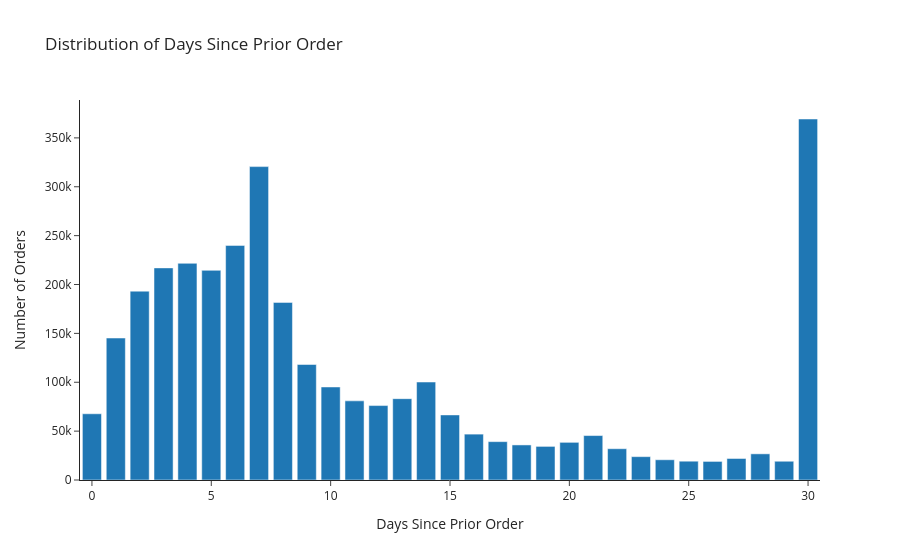

Notebook code cell kept with this figure:
### Markdown cell above
The `days_since_prior_order` column records the gap between a customer's
current order and their previous one. Plotting its distribution reveals the
**cadence** of shopping behaviour. We drop the `NaN` values that correspond
to each user's very first order.

### Code cell
# Count orders for each gap of 0 to 30 days; first orders (NaN) are dropped.
# Plotting the 31 counts keeps the figure small (the raw column has 3.2 million values).
days_counts = (
    orders["days_since_prior_order"]
    .dropna()
    .astype(int)
    .value_counts()
    .sort_index()
    .reset_index()
)
days_counts.columns = ["Days Since Prior Order", "Number of Orders"]

fig = px.bar(
    days_counts,
    x="Days Since Prior Order",
    y="Number of Orders",
    title="Distribution of Days Since Prior Order",
)
fig.show()

### Figure 1 — Plotly figure (JSON) as saved in the notebook; plotly's stock layout.template omitted (floating-point values rounded to 4 significant figures)
{"data": [{"hovertemplate": "Days Since Prior Order=%{x}<br>Number of Orders=%{y}<extra></extra>", "legendgroup": "", "marker": {"color": "#1F77B4", "pattern": {"shape": ""}}, "name": "", "orientation": "v", "showlegend": false, "textposition": "auto", "type": "bar", "x": [0, 1, 2, 3, 4, 5, 6, 7, 8, 9, 10, 11, 12, 13, 14, 15, 16, 17, 18, 19, 20, 21, 22, 23, 24, 25, 26, 27, 28, 29, 30], "xaxis": "x", "y": [67755, 145247, 193206, 217005, 221696, 214503, 240013, 320608, 181717, 118188, 95186, 80970, 76146, 83214, 100230, 66579, 46941, 39245, 35881, 34384, 38527, 45470, 32012, 23885, 20712, 19234, 19016, 22013, 26777, 19191, 369323], "yaxis": "y"}], "layout": {"barmode": "relative", "legend": {"tracegroupgap": 0}, "title": {"text": "Distribution of Days Since Prior Order"}, "xaxis": {"anchor": "y", "domain": [0.0, 1.0], "title": {"text": "Days Since Prior Order"}}, "yaxis": {"anchor": "x", "domain": [0.0, 1.0], "title": {"text": "Number of Orders"}}}}
